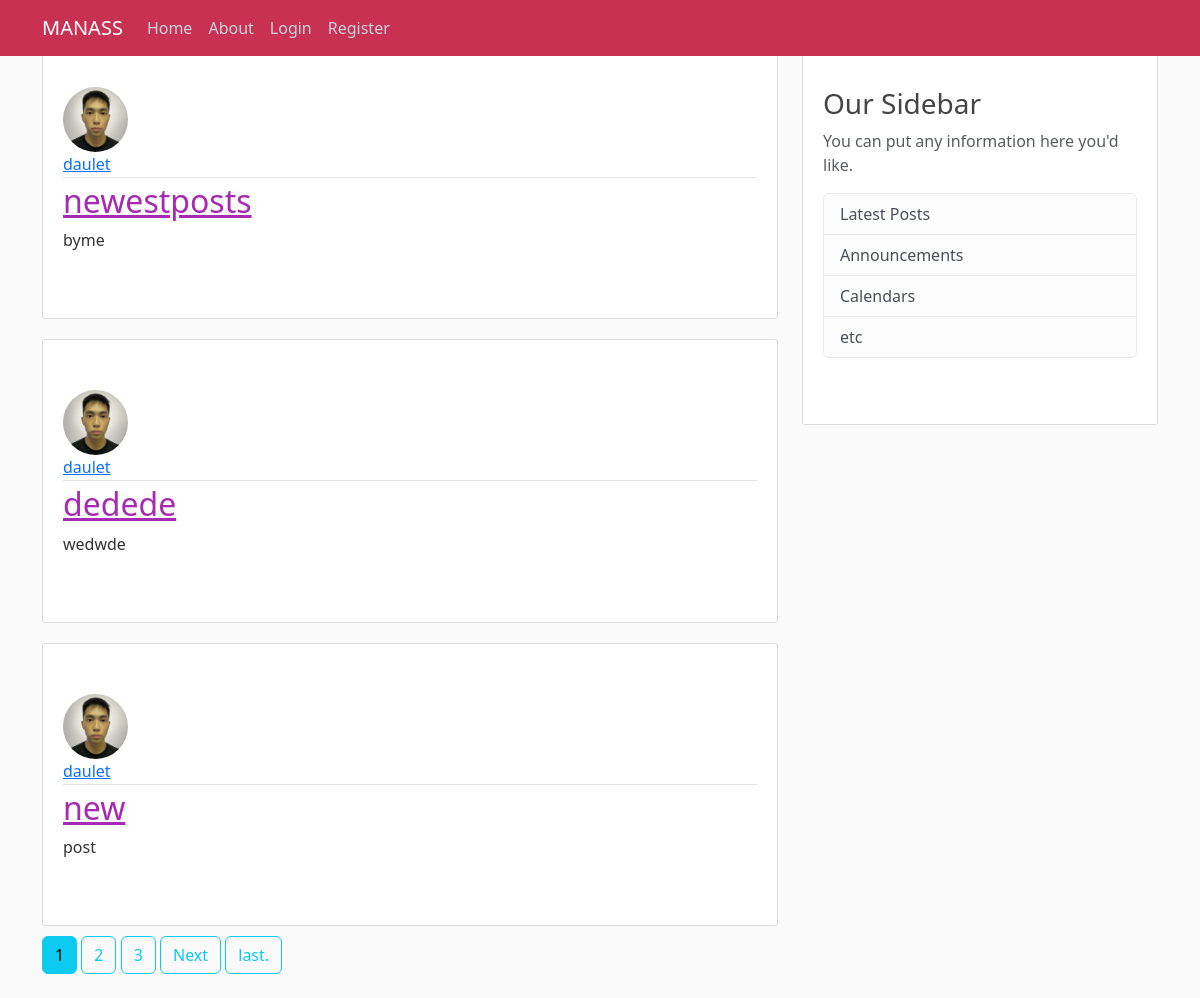
The app's page /, older data.
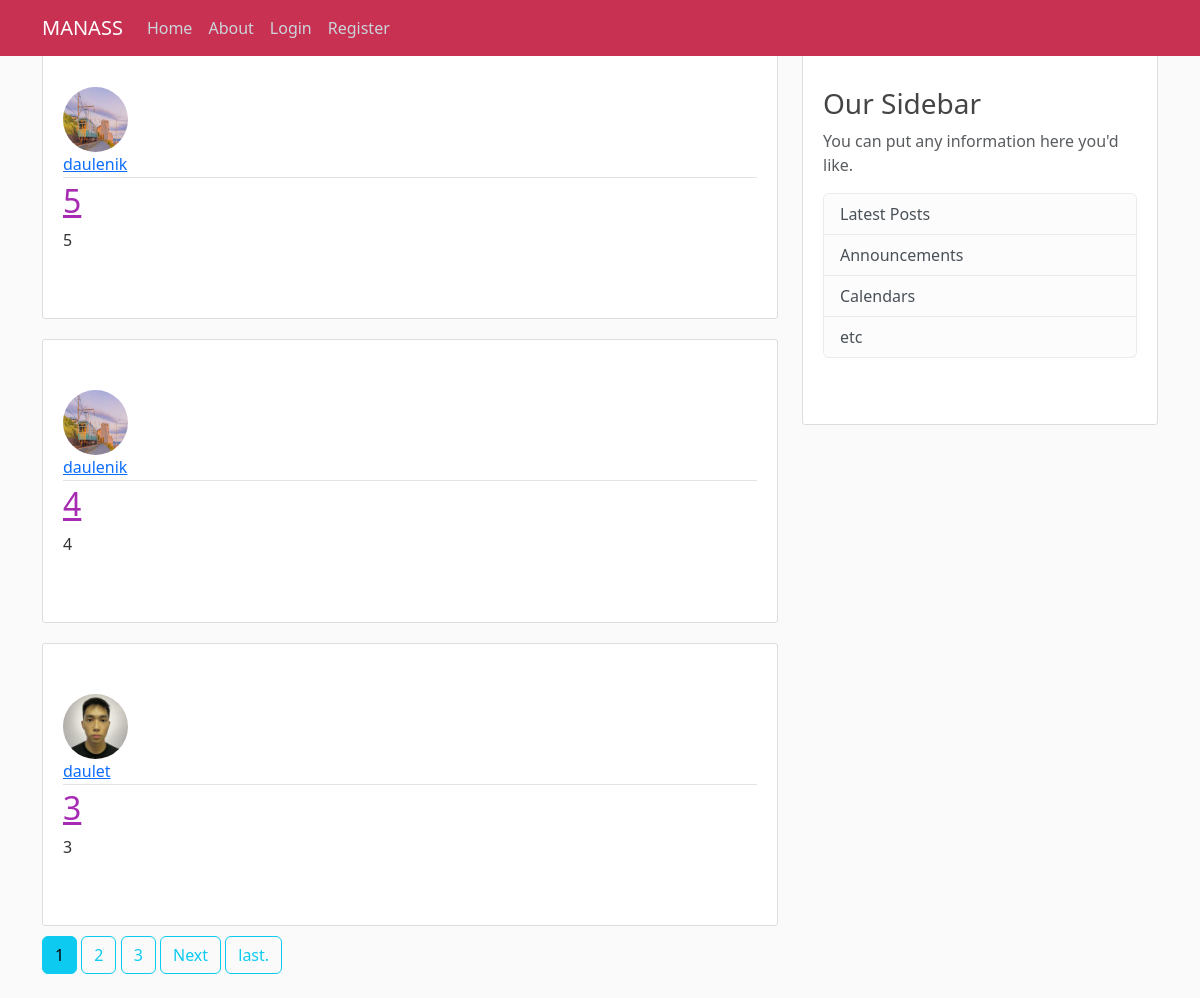
The same page, newer data.
### blog/models.py (models this page shows, shortened)
class Post (models.Model):
    title = models.CharField(max_length=30)
    content = models.TextField()
    date = models.DateTimeField(default=timezone.now)
    author = models.ForeignKey(User , on_delete=models.CASCADE)

### users/models.py (models this page shows, shortened)
class Profile(models.Model):
    user = models.OneToOneField(User , on_delete=models.CASCADE)
    image = models.ImageField(default='default.jpg' , upload_to='profile_pics')

### blog/views.py (the view)
# urls.py: path('', PostListView.as_view(), name= "blog"),
class PostListView(ListView):
    model = Post
    template_name = 'blog/home.html'
    context_object_name = 'posts'
    ordering = ['-date']
    paginate_by = 3

### blog/templates/blog/home.html (shortened to what this page needs)
  {% extends "blog/base.html" %}
  {% block content %}
    {% for post in posts %}
    <article  class="media content-section">
      <img class="rounded-circle article-img " src = "{{post.author.profile.image.url}}">
        <div class="media-body">
          <div class="article-metadata">
            <a class="mr-2" href="{%url 'user-posts' post.author.username%}">{{ post.author }}</a>
          </div>
          <h2><a class="article-title" href="{% url 'post-detail' post.id %}">{{ post.title }}</a></h2>
          <p class="article-content">{{ post.content }}</p>
        </div>
      </article>
      {% endfor %}
      {% if is_paginated %}
        {%for num in page_obj.paginator.page_range%}
          {%if page_obj.number == num %}
          <a class="btn btn-info mb-4" href="?page={{num}}">{{num}}</a>
          {% elif num > page_obj.number|add:'-3' and num < page_obj.number|add:'3' %}
          <a class="btn btn-outline-info mb-4" href="?page={{num}}">{{num}}</a>
          {%endif%}
        {%endfor%}
        {%if page_obj.has_next %}
        <a class="btn btn-outline-info mb-4" href="?page={{page_obj.next_page_number}}">Next</a>
        <a class="btn btn-outline-info mb-4" href="?page={{page_obj.paginator.num_pages}}">last.</a>
    {%endif%}
      {%endif%}
  {% endblock content %}

### blog/templates/blog/base.html (shortened to what this page needs)
{%load static%}
<!doctype html>
<html lang="en">
  <head>
    <link href="https://cdn.jsdelivr.net/npm/bootstrap@5.3.3/dist/css/bootstrap.min.css" rel="stylesheet">
    <link href="{% static 'blog/main.css' %}" type="text/css" rel="stylesheet">
  </head>
  <body>
    <header class="site-header">
        <nav class="navbar navbar-expand-md navbar-dark bg-steel fixed-top">
          <div class="container">
            <a class="navbar-brand mr-4" href="/"> MANASS</a>
            <div class="collapse navbar-collapse" id="navbarToggle">
              <div class="navbar-nav mr-auto">
                <a class="nav-item nav-link" href="{% url 'blog'%}">Home</a>
                <a class="nav-item nav-link" href="{% url 'about'%}">About</a>
              </div>
              <div class="navbar-nav">
                {% if user.is_authenticated %}
                <form action="{% url 'logout' %}" method="post">
                  {% csrf_token %}
                  <button type="submit" class="nav-item nav-link">Logout</button>
              </form>
                  <a class="nav-item nav-link" href="{% url 'profile' %}">Profile</a>
                  <a class="nav-item nav-link" href="{% url 'post-create' %}">New Post</a>
                {% else %}
                  <a class="nav-item nav-link" href="{% url 'login' %}">Login</a>
                  <a class="nav-item nav-link" href="{% url 'register' %}">Register</a>
                  {% endif %}
              </div>
            </div>
          </div>
        </nav>
      </header>
<main role="main" class="container">
    <div class="row">
      <div class="col-md-8">
        {% block content %}{% endblock %}
      </div>
      <div class="col-md-4">
        <div class="content-section">
          <h3>Our Sidebar</h3>
          <p class='text-muted'>You can put any information here you'd like.
            <ul class="list-group">
              <li class="list-group-item list-group-item-light">Latest Posts</li>
              <li class="list-group-item list-group-item-light">Announcements</li>
              <li class="list-group-item list-group-item-light">Calendars</li>
              <li class="list-group-item list-group-item-light">etc</li>
            </ul>
          </p>
        </div>
      </div>
    </div>
  </main>
    </body>
</html>

### blog/static/blog/main.css (style rules this page uses)
body { background: #fafafa; color: #333333; margin-top: 1rem; }
h1, h2, h3, h4, h5, h6 { color: #444444; }
ul { margin: 0; }
.bg-steel { background-color: #c83152; }
.site-header .navbar-nav .nav-link { color: #cbd5db; }
.content-section { background: #ffffff; padding: 50px 20px; border: 1px solid #dddddd; border-radius: 3px; margin-bottom: 10px; margin-top: 20px; }
.article-title { color: #a62ab2; }
.article-content { white-space: pre-line; }
.article-img { height: 65px; width: 65px; margin-right: 16px; }
.article-metadata { padding-bottom: 1px; margin-bottom: 4px; border-bottom: 1px solid #e3e3e3 }

Row changes from the older to the newer data that the page shows:
no longer on this page (row unchanged): Post: author.profile.image (picture), author "daulet", title "newestposts", content "byme"
no longer on this page (row unchanged): Post: author.profile.image (picture), author "daulet", title "dedede", content "wedwde"
no longer on this page (row unchanged): Post: author.profile.image (picture), author "daulet", title "new", content "post"
added Post: author.profile.image (picture), author "daulenik", title "5", content "5"
added Post: author.profile.image (picture), author "daulenik", title "4", content "4"
added Post: author.profile.image (picture), author "daulet", title "3", content "3"
